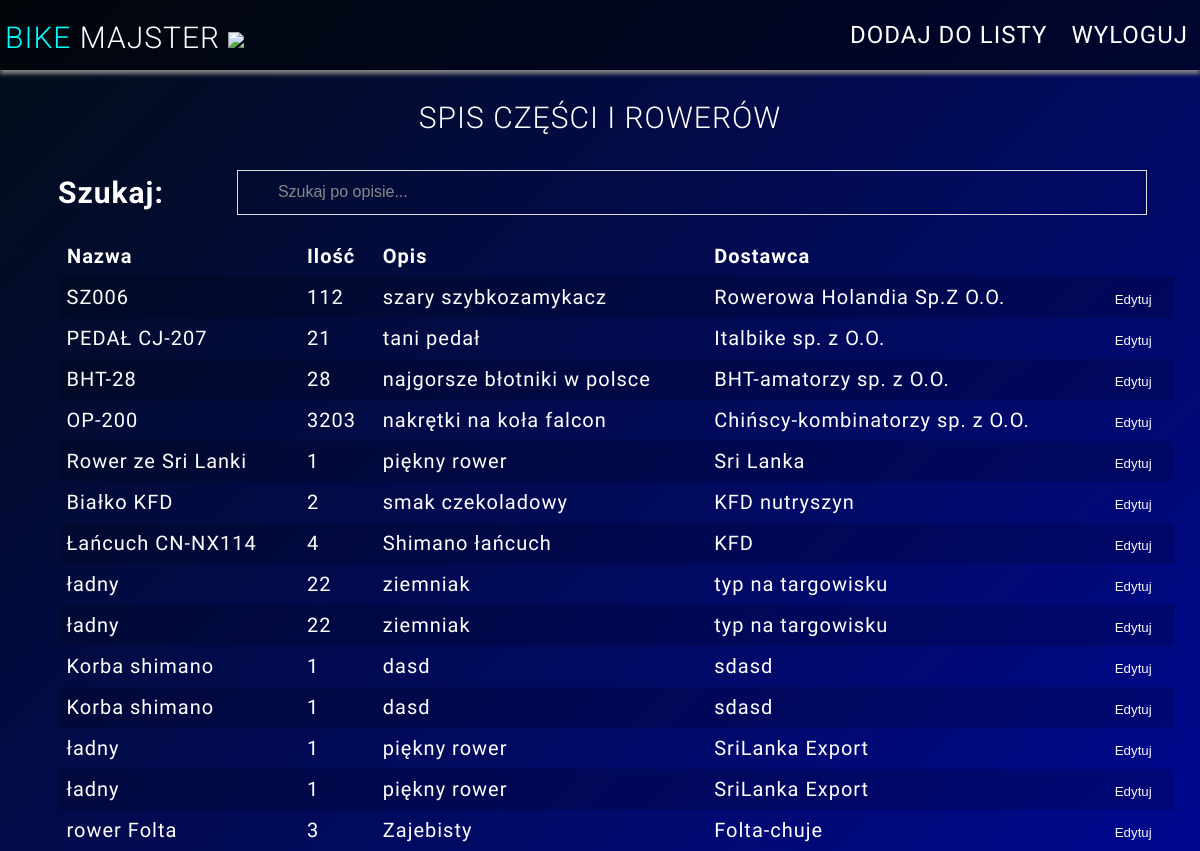
The app's page / (signed in) with its own data.
### parts/models.py (models this page shows)
class Part(models.Model):
    nazwa = models.CharField(max_length=100, null=False)
    opis = models.CharField(max_length=150, null=False)
    ilość = models.IntegerField(default=0)
    kupione_od = models.TextField()
    dodane = models.DateField()

### workshop/views.py (the view)
# urls.py: path('', home_view),
def home_view(request, *args, **kwargs,):
    if request.user.is_authenticated:
        part_obj = Part.objects.get(id=1)
        parts_q = Part.objects.all()
        query_dict = request.GET
        query = query_dict.get('query')
        if query is not None:
            print(query)
            parts_q = Part.objects.filter(opis__icontains=query)
            print(parts_q)
        context = {
            "parts_q" : parts_q,
            "title" : part_obj.nazwa,
            'quantity': part_obj.ilość,
            "content" : part_obj.opis,
            "id" : part_obj.id,
            'supplier': part_obj.kupione_od
            }
        return render(request, 'home-view.html', context=context)
    return redirect('/login')

### templates/home-view.html (shortened to what this page needs)
{% extends "base.html" %}
{% block content %}
<div class="tbl">
<section>
    <h1>Spis części i rowerów</h1>
    <div class="tablica">
      <form class="szdiv" method="GET">
        <h2 id="h2sz">Szukaj:</h2>
        <input type="text" name ='query'id="myInput" placeholder="Szukaj po opisie...">
      </form>
      <table cellpadding="0" cellspacing="0" border="0">
        <tbody>
          <tr>
            <th>Nazwa</th>
            <th>Ilość</th>
            <th>Opis</th>
            <th>Dostawca</th>
          </tr>
          {% if parts_q|length > 0 %}
            {% for x in parts_q %}
            <tr>
                <td>{{x.nazwa}}</td>
                <td>{{x.ilość}}</td>
                <td>{{x.opis}}</td>
                <td>{{x.kupione_od}}</td>
                <td>
                    <a href="/parts/{{ x.id }}"><button>Edytuj</button></a>
                </td>
            </tr>
            {% endfor %}
          {% endif %}
        </tbody>
      </table>
    </div>
  </section>
</div>
{% endblock content %}

### templates/base.html (shortened to what this page needs)
<!DOCTYPE html>
<html lang="en">
<head>
</head>
<body>
    <div id="navbar">
        <a style="text-decoration: none;" href="/"><h1 id="navbar-logo"><span>BIKE</span> MAJSTER  <img height="35px" src="https://warsztat1.herokuapp.com/warsztat/rower.svg"></h1></a>
            <nav id="nav-links">
                {% if request.user.is_authenticated %}
                <ul>
                    <li class="navdodaj">
                        <a href="/parts/add" id="dodaj">
                            DODAJ DO LISTY
                        </a>
                    </li>
                    <li class="navwyl">
                        <a href="/logout" id="navwyl">
                            WYLOGUJ
                        </a>
                    </li>
                </ul>
                {% endif %}
            </nav>
    </div>
    {% block content %}
    {% endblock content %}
</body>
</html>

### templates/base.html (style rules this page uses)
html { min-height: 100%; }
section { margin: 50px; }
body { background: -webkit-linear-gradient( 135deg, #030d16 0%, #000890 100%); background: -moz-linear-gradient(135deg, #030d16 0%, #000890 100%); background: -o-linear-gradient(135deg, #030d16 0%, #000890 100%); background: linear-gradient( 135deg, #030d16 0%, #000890 100%); background-size: 100%; color: white; letter-spacing: 1px; font-family: "Roboto", Helvetica, Arial, sans-serif; font-size: 20px; }
h1 { font-size: 30px; color: #fff; text-transform: uppercase; font-weight: 300; text-align: center; margin-bottom: 15px; }
nav { display: block; }
#nav-links ul { margin: 0; padding: 0; display: flex; }
#nav-links li { list-style: none; transition: 0.3s; }
#navbar { align-items: stretch; display: flex; position: absolute; top: 0; left: 0; right: 0; justify-content: space-between; align-items: center; background-color:rgb(0 0 0 / 50%); color: white; z-index: 99; box-shadow: 0px 4px 4px grey; }
#nav-links li a { text-decoration: none; font-size: x-large; color: white; padding: 0.75rem; display: inline-block; cursor: pointer; }
.tbl { margin-top: 100px; }
table { border-collapse: collapse; }
td, th { text-align: left; padding: 8px; font-family: Raleway; }
table tr:first-child { border: 1px solid transparent; }
tr:nth-child(even) { background-color:rgba(0, 0, 0, 0.15); }
.tablica { display: flex; flex-direction: column; position: absolute; top: 150px; width: 93%; }
#navbar-logo span { color: aqua; margin-left: 5px; }
#myInput { background-position: 10px 12px; background-repeat: no-repeat; width: 76%; background: linear-gradient( 135deg, #030d16 0%, #000890 100%) fixed; font-size: 16px; padding: 12px 20px 12px 40px; border: 1px solid #ddd; position: inherit; color: whitesmoke; margin: 20px 0px 20px 73px; }
.szdiv { display: flex; }
button { width: 100%; cursor: pointer; color: whitesmoke; background-color: transparent; border-color: transparent; }

### records on screen
Part: nazwa "SZ006", ilość "112", opis "szary szybkozamykacz", kupione_od "Rowerowa Holandia Sp.Z O.O."
Part: nazwa "PEDAŁ CJ-207", ilość "21", opis "tani pedał", kupione_od "Italbike sp. z O.O."
Part: nazwa "BHT-28", ilość "28", opis "najgorsze błotniki w polsce", kupione_od "BHT-amatorzy sp. z O.O."
Part: nazwa "OP-200", ilość "3203", opis "nakrętki na koła falcon", kupione_od "Chińscy-kombinatorzy sp. z O.O."
Part: nazwa "Rower ze Sri Lanki", ilość "1", opis "piękny rower", kupione_od "Sri Lanka"
Part: nazwa "Białko KFD", ilość "2", opis "smak czekoladowy", kupione_od "KFD nutryszyn"
Part: nazwa "Łańcuch CN-NX114", ilość "4", opis "Shimano łańcuch", kupione_od "KFD"
Part: nazwa "ładny", ilość "22", opis "ziemniak", kupione_od "typ na targowisku"
Part: nazwa "ładny", ilość "22", opis "ziemniak", kupione_od "typ na targowisku"
Part: nazwa "Korba shimano", ilość "1", opis "dasd", kupione_od "sdasd"
Part: nazwa "Korba shimano", ilość "1", opis "dasd", kupione_od "sdasd"
Part: nazwa "ładny", ilość "1", opis "piękny rower", kupione_od "SriLanka Export"
Part: nazwa "ładny", ilość "1", opis "piękny rower", kupione_od "SriLanka Export"
Part: nazwa "rower Folta", ilość "3", opis "Zajebisty", kupione_od "Folta-chuje"
